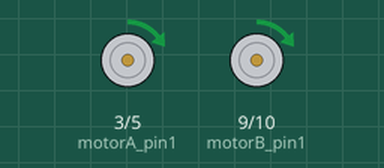
Recording of a sketch running on a simulated Arduino Uno, built with avr-gcc and run on an emulated ATmega328P. On the bench: motor-driver pin pairs drawn as motors (green arrow = first pin HIGH = forward, orange = second pin HIGH = backward, longer = more drive).

Above: at 0.05 s.
At 2.35 s:
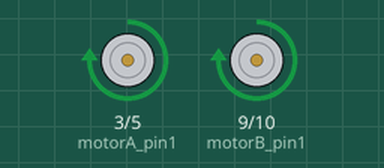
At 4.65 s:
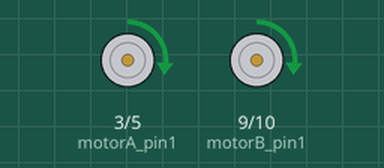
At 9.85 s:
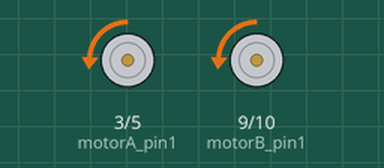
Timing chart, 0 to 13.3 s (numbered marks = the images above):
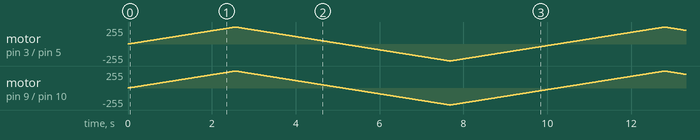

The sketch:

015_MotorDC_PWM.ino
```cpp
int motorA_pin1 = 3;
int motorA_pin2 = 5;

int motorB_pin1 = 9;
int motorB_pin2 = 10;


void setup() {
  pinMode(motorA_pin1, OUTPUT);
  pinMode(motorA_pin2, OUTPUT);

  pinMode(motorB_pin1, OUTPUT);
  pinMode(motorB_pin2, OUTPUT);

}

void loop() {

  // FRENTE

  for (int i=0; i<255; i++)
  {
    analogWrite(motorA_pin1, i);
    analogWrite(motorA_pin2, LOW);

    analogWrite(motorB_pin1, i);
    analogWrite(motorB_pin2, LOW);
    delay(10);
  }

  for (int i=255; i>0; i--)
  {
    analogWrite(motorA_pin1, i);
    analogWrite(motorA_pin2, LOW);

    analogWrite(motorB_pin1, i);
    analogWrite(motorB_pin2, LOW);
    delay(10);
  }

  // TRÁS

  for (int i=0; i<255; i++)
  {
    analogWrite(motorA_pin1, LOW);
    analogWrite(motorA_pin2, i);

    analogWrite(motorB_pin1, LOW);
    analogWrite(motorB_pin2, i);
    delay(10);
  }

  for (int i=255; i>0; i--)
  {
    analogWrite(motorA_pin1, LOW);
    analogWrite(motorA_pin2, i);

    analogWrite(motorB_pin1, LOW);
    analogWrite(motorB_pin2, i);
    delay(10);
  }


}
```
